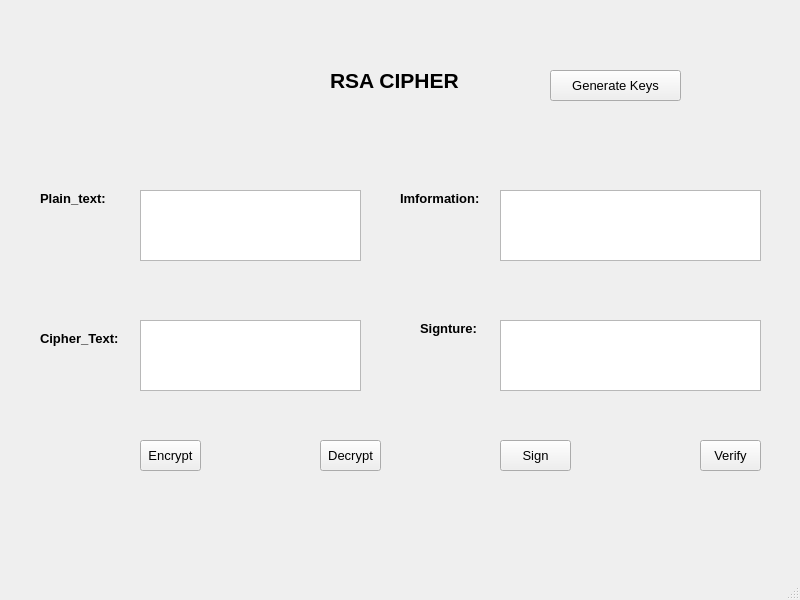
<?xml version="1.0" encoding="UTF-8"?>
<ui version="4.0">
 <class>MainWindow</class>
 <widget class="QMainWindow" name="MainWindow">
  <property name="geometry">
   <rect>
    <x>0</x>
    <y>0</y>
    <width>800</width>
    <height>600</height>
   </rect>
  </property>
  <property name="windowTitle">
   <string>MainWindow</string>
  </property>
  <widget class="QWidget" name="centralwidget">
   <widget class="QPlainTextEdit" name="txt_plain_text">
    <property name="geometry">
     <rect>
      <x>140</x>
      <y>190</y>
      <width>221</width>
      <height>71</height>
     </rect>
    </property>
   </widget>
   <widget class="QPlainTextEdit" name="txt_info">
    <property name="geometry">
     <rect>
      <x>500</x>
      <y>190</y>
      <width>261</width>
      <height>71</height>
     </rect>
    </property>
   </widget>
   <widget class="QPlainTextEdit" name="txt_sign">
    <property name="geometry">
     <rect>
      <x>500</x>
      <y>320</y>
      <width>261</width>
      <height>71</height>
     </rect>
    </property>
   </widget>
   <widget class="QPlainTextEdit" name="txt_cipher_text">
    <property name="geometry">
     <rect>
      <x>140</x>
      <y>320</y>
      <width>221</width>
      <height>71</height>
     </rect>
    </property>
   </widget>
   <widget class="QLabel" name="label">
    <property name="geometry">
     <rect>
      <x>40</x>
      <y>190</y>
      <width>71</width>
      <height>16</height>
     </rect>
    </property>
    <property name="font">
     <font>
      <pointsize>10</pointsize>
      <weight>75</weight>
      <bold>true</bold>
     </font>
    </property>
    <property name="text">
     <string>Plain_text:</string>
    </property>
   </widget>
   <widget class="QLabel" name="label_2">
    <property name="geometry">
     <rect>
      <x>40</x>
      <y>330</y>
      <width>81</width>
      <height>16</height>
     </rect>
    </property>
    <property name="font">
     <font>
      <pointsize>10</pointsize>
      <weight>75</weight>
      <bold>true</bold>
     </font>
    </property>
    <property name="text">
     <string>Cipher_Text:</string>
    </property>
   </widget>
   <widget class="QLabel" name="label_3">
    <property name="geometry">
     <rect>
      <x>400</x>
      <y>190</y>
      <width>91</width>
      <height>16</height>
     </rect>
    </property>
    <property name="font">
     <font>
      <pointsize>10</pointsize>
      <weight>75</weight>
      <bold>true</bold>
     </font>
    </property>
    <property name="text">
     <string>Imformation:</string>
    </property>
   </widget>
   <widget class="QLabel" name="label_4">
    <property name="geometry">
     <rect>
      <x>420</x>
      <y>320</y>
      <width>61</width>
      <height>16</height>
     </rect>
    </property>
    <property name="font">
     <font>
      <pointsize>10</pointsize>
      <weight>75</weight>
      <bold>true</bold>
     </font>
    </property>
    <property name="text">
     <string>Signture:</string>
    </property>
   </widget>
   <widget class="QLabel" name="label_5">
    <property name="geometry">
     <rect>
      <x>330</x>
      <y>50</y>
      <width>221</width>
      <height>61</height>
     </rect>
    </property>
    <property name="font">
     <font>
      <pointsize>16</pointsize>
      <weight>75</weight>
      <bold>true</bold>
     </font>
    </property>
    <property name="text">
     <string>RSA CIPHER</string>
    </property>
   </widget>
   <widget class="QToolButton" name="btn_encrypt">
    <property name="geometry">
     <rect>
      <x>140</x>
      <y>440</y>
      <width>61</width>
      <height>31</height>
     </rect>
    </property>
    <property name="font">
     <font>
      <pointsize>10</pointsize>
      <weight>50</weight>
      <bold>false</bold>
     </font>
    </property>
    <property name="text">
     <string>Encrypt</string>
    </property>
   </widget>
   <widget class="QToolButton" name="btn_decrypt">
    <property name="geometry">
     <rect>
      <x>320</x>
      <y>440</y>
      <width>61</width>
      <height>31</height>
     </rect>
    </property>
    <property name="font">
     <font>
      <pointsize>10</pointsize>
      <weight>50</weight>
      <bold>false</bold>
     </font>
    </property>
    <property name="text">
     <string>Decrypt</string>
    </property>
   </widget>
   <widget class="QToolButton" name="btn_sign">
    <property name="geometry">
     <rect>
      <x>500</x>
      <y>440</y>
      <width>71</width>
      <height>31</height>
     </rect>
    </property>
    <property name="font">
     <font>
      <pointsize>10</pointsize>
      <weight>50</weight>
      <bold>false</bold>
     </font>
    </property>
    <property name="text">
     <string>Sign</string>
    </property>
   </widget>
   <widget class="QToolButton" name="btn_verify">
    <property name="geometry">
     <rect>
      <x>700</x>
      <y>440</y>
      <width>61</width>
      <height>31</height>
     </rect>
    </property>
    <property name="font">
     <font>
      <pointsize>10</pointsize>
      <weight>50</weight>
      <bold>false</bold>
     </font>
    </property>
    <property name="text">
     <string>Verify</string>
    </property>
   </widget>
   <widget class="QToolButton" name="btn_gen_keys">
    <property name="geometry">
     <rect>
      <x>550</x>
      <y>70</y>
      <width>131</width>
      <height>31</height>
     </rect>
    </property>
    <property name="font">
     <font>
      <pointsize>10</pointsize>
      <weight>50</weight>
      <bold>false</bold>
     </font>
    </property>
    <property name="text">
     <string>Generate Keys</string>
    </property>
   </widget>
  </widget>
  <widget class="QMenuBar" name="menubar">
   <property name="geometry">
    <rect>
     <x>0</x>
     <y>0</y>
     <width>800</width>
     <height>21</height>
    </rect>
   </property>
  </widget>
  <widget class="QStatusBar" name="statusbar"/>
 </widget>
 <resources/>
 <connections/>
</ui>
